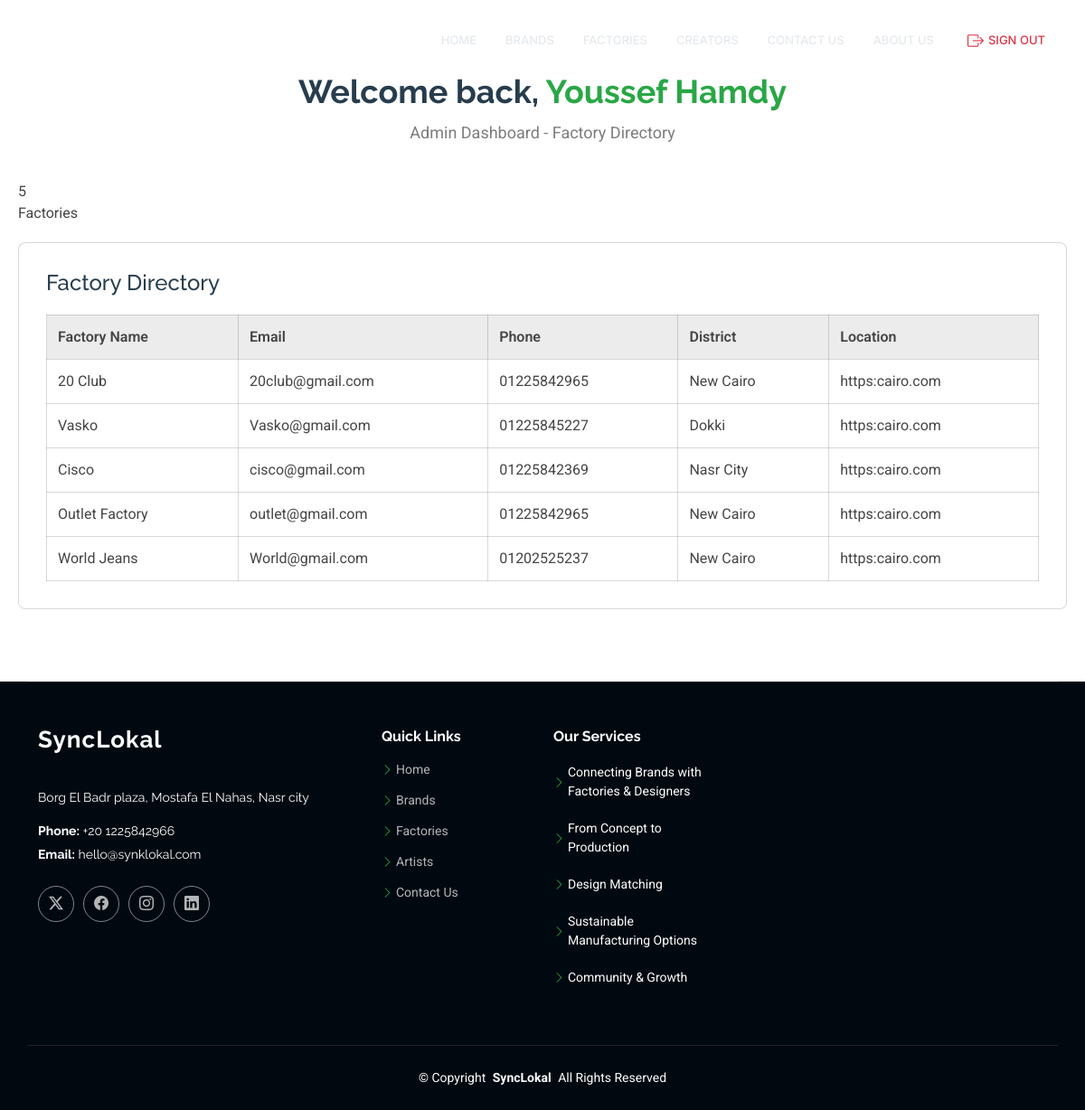
Screenshot of /admin_dash/factory_directory.php (signed in) with the database file from the repository.
### tables this page shows
CREATE TABLE `website_admin` (
  `Admin_ID` int(11) NOT NULL,
  `First_Name` varchar(100) DEFAULT NULL,
  `Last_Name` varchar(100) DEFAULT NULL,
  `Email` varchar(100) DEFAULT NULL,
  `Phone` varchar(20) DEFAULT NULL,
  `Password` varchar(255) DEFAULT NULL
);

CREATE TABLE `factory` (
  `Factory_ID` int(11) NOT NULL,
  `Factory_Name` varchar(100) DEFAULT NULL,
  `Email` varchar(100) DEFAULT NULL,
  `Phone` varchar(20) DEFAULT NULL,
  `District` varchar(100) DEFAULT NULL,
  `Street` varchar(100) DEFAULT NULL,
  `Sample` text DEFAULT NULL,
  `Location` varchar(100) DEFAULT NULL,
  `Instapay_Email` varchar(55) NOT NULL,
  `status` varchar(55) DEFAULT NULL,
  `User_ID` int(11) DEFAULT NULL,
  `image_data` longblob DEFAULT NULL,
  `image_mime_type` varchar(50) DEFAULT NULL
);

### admin_dash/factory_directory.php (the view, shortened to what this page needs)
<?php
require_once '../db_connect.php';
$admin_id = $_SESSION['admin_id'] ?? null;
$admin_user = ['First_Name' => 'Admin', 'Last_Name' => ''];
try {
    $stmt = $conn->prepare("SELECT First_Name, Last_Name FROM website_admin WHERE Admin_ID = ?");
    $stmt->execute([$admin_id]);
    $result = $stmt->fetch(PDO::FETCH_ASSOC);
    if ($result !== false) {
        $admin_user = $result;
    } else {
        $error = "Admin user not found.";
    }
    $factories_query = "SELECT Factory_Name, Email, Phone, District, Location FROM factory";
    $stmt = $conn->prepare($factories_query);
    $stmt->execute();
    $factories = $stmt->fetchAll(PDO::FETCH_ASSOC);
    $factory_count = count($factories);
} catch (PDOException $e) {
    $error = "Error: " . $e->getMessage();
}
?>
<!DOCTYPE html>
<html lang="en">
<head>
  <link href="../assets/vendor/bootstrap/css/bootstrap.min.css" rel="stylesheet">
  <link href="../assets/vendor/bootstrap-icons/bootstrap-icons.css" rel="stylesheet">
  <link href="../assets/vendor/aos/aos.css" rel="stylesheet">
  <link href="../assets/vendor/glightbox/css/glightbox.min.css" rel="stylesheet">
  <link href="../assets/vendor/swiper/swiper-bundle.min.css" rel="stylesheet">
  <link href="../assets/css/main.css" rel="stylesheet">
</head>
<body class="index-page">
  <header id="header" class="header d-flex align-items-center fixed-top">
    <div class="container-fluid container-xl position-relative d-flex align-items-center">
      <a href="../index.html" class="logo d-flex align-items-center me-auto">
        <h1 class="sitename">SyncLokal</h1>
      </a>
      <nav id="navmenu" class="navmenu">
        <ul>
          <li><a href="/Grad/Grad2/index.php">Home</a></li>
          <li><a href="/Grad/Grad2/brands.php">Brands</a></li>
          <li><a href="/Grad/Grad2/factories.php">Factories</a></li>
          <li><a href="/Grad/Grad2/creators.php">Creators</a></li>
          <li><a href="/Grad/Grad2/contact.php">Contact Us</a></li>
          <li><a href="/Grad/Grad2/about.php">About us</a></li>
          <li><a href="/Grad/Grad2/signout.php" class="text-danger"><i class="bi bi-box-arrow-right"></i> Sign Out</a></li>
        </ul>
      </nav>
    </div>
  </header>
  <main class="main">
    <section class="dashboard-section">
      <div class="dashboard-container">
        <div class="welcome-message" id="welcomeMessage">
          <h2>Welcome back, <span><?= htmlspecialchars($admin_user['First_Name'] . ' ' . $admin_user['Last_Name']) ?></span></h2>
          <p class="subtitle">Admin Dashboard - Factory Directory</p>
        </div>
        <div class="stats-overview" data-aos="fade-up">
          <div class="stat-item">
            <div class="value"><?= $factory_count ?></div>
            <div class="label">Factories</div>
          </div>
        </div>
        <div class="widget" data-aos="fade-up">
          <h3>Factory Directory</h3>
          <table>
            <thead>
              <tr>
                <th>Factory Name</th>
                <th>Email</th>
                <th>Phone</th>
                <th>District</th>
                <th>Location</th>
              </tr>
            </thead>
            <tbody>
              <?php foreach ($factories as $factory): ?>
                <tr>
                  <td><?= htmlspecialchars($factory['Factory_Name']) ?></td>
                  <td><?= htmlspecialchars($factory['Email']) ?></td>
                  <td><?= htmlspecialchars($factory['Phone']) ?></td>
                  <td><?= htmlspecialchars($factory['District']) ?></td>
                  <td><?= htmlspecialchars($factory['Location']) ?></td>
                </tr>
              <?php endforeach; ?>
            </tbody>
          </table>
        </div>
      </div>
    </section>
  </main>
  <footer id="footer" class="footer dark-background">
    <div class="container footer-top">
      <div class="row gy-4">
        <div class="col-lg-4 col-md-6 footer-about">
          <a href="../index.html" class="logo d-flex align-items-center">
            <span class="sitename">SyncLokal</span>
          </a>
          <div class="footer-contact pt-3">
            <p>Borg El Badr plaza, Mostafa El Nahas, Nasr city</p>
            <p class="mt-3"><strong>Phone:</strong> <span>+20 1225842966</span></p>
            <p><strong>Email:</strong> <span>hello@synklokal.com</span></p>
          </div>
          <div class="social-links d-flex mt-4">
            <a href=""><i class="bi bi-twitter-x"></i></a>
            <a href=""><i class="bi bi-facebook"></i></a>
            <a href=""><i class="bi bi-instagram"></i></a>
            <a href=""><i class="bi bi-linkedin"></i></a>
          </div>
        </div>
                <div class="col-lg-2 col-md-3 footer-links">
          <h4>Quick Links</h4>
          <ul>
            <li><i class="bi bi-chevron-right"></i> <a href="index.php">Home</a></li>
            <li><i class="bi bi-chevron-right"></i> <a href="brands.php">Brands</a></li>
            <li><i class="bi bi-chevron-right"></i> <a href="factories.php">Factories</a></li>
            <li><i class="bi bi-chevron-right"></i> <a href="artists.php">Artists</a></li>
            <li><i class="bi bi-chevron-right"></i> <a href="contact.php">Contact Us</a></li>
          </ul>
        </div>
        <div class="col-lg-2 col-md-3 footer-links">
          <h4>Our Services</h4>
          <ul>
            <li><i class="bi bi-chevron-right"></i> Connecting Brands with Factories & Designers</li>
            <li><i class="bi bi-chevron-right"></i> From Concept to Production</li>
            <li><i class="bi bi-chevron-right"></i> Design Matching</li>
            <li><i class="bi bi-chevron-right"></i> Sustainable Manufacturing Options</li>
            <li><i class="bi bi-chevron-right"></i> Community & Growth</li>
          </ul>
        </div>
      </div>
    </div>
    <div class="container copyright text-center mt-4">
      <p>© <span>Copyright</span> <strong class="px-1 sitename">SyncLokal</strong> <span>All Rights Reserved</span></p>
    </div>
  </footer>
</body>
</html>

### admin_dash/factory_directory.php (style rules this page uses)
.dashboard-section { padding: 80px 0; background-color: var(--surface-color); }
.dashboard-container { max-width: 1200px; margin: 0 auto; padding: 0 20px; }
.welcome-message { text-align: center; margin-bottom: 40px; }
.welcome-message h2 { color: var(--heading-color); font-family: var(--heading-font); font-size: 36px; font-weight: 700; margin: 0; }
.welcome-message p.subtitle { color: color-mix(in srgb, var(--default-color), transparent 30%); font-size: 18px; margin-top: 10px; }
.welcome-message span { color: var(--accent-color); }
.welcome-message.animate h2 { animation: fadeInSlideUp 1s ease-out forwards; }
.widget { background-color: var(--surface-color); border: 1px solid color-mix(in srgb, var(--default-color), transparent 80%); border-radius: 8px; padding: 30px; margin-top: 20px; }
.widget h3 { color: var(--heading-color); font-size: 24px; font-family: var(--heading-font); margin-bottom: 15px; }
.widget table { width: 100%; border-collapse: collapse; margin-top: 20px; }
.widget th, .widget td { padding: 12px; border: 1px solid color-mix(in srgb, var(--default-color), transparent 80%); text-align: left; }
.widget th { background-color: color-mix(in srgb, var(--default-color), transparent 90%); font-weight: 600; }
.navmenu .text-danger { font-family: 'Inter', sans-serif; display: flex; align-items: center; gap: 5px; }
.navmenu .text-danger i { font-size: 18px; }

### rows the page displays
website_admin: First_Name+Last_Name "Youssef Hamdy"
factory: Factory_Name "20 Club", Email "20club@gmail.com", Phone "01225842965", District "New Cairo", Location "https:cairo.com"
factory: Factory_Name "Vasko", Email "Vasko@gmail.com", Phone "01225845227", District "Dokki", Location "https:cairo.com"
factory: Factory_Name "Cisco", Email "cisco@gmail.com", Phone "01225842369", District "Nasr City", Location "https:cairo.com"
factory: Factory_Name "Outlet Factory", Email "outlet@gmail.com", Phone "01225842965", District "New Cairo", Location "https:cairo.com"
factory: Factory_Name "World Jeans", Email "World@gmail.com", Phone "01202525237", District "New Cairo", Location "https:cairo.com"

### other values shown
$factory_count "5"
